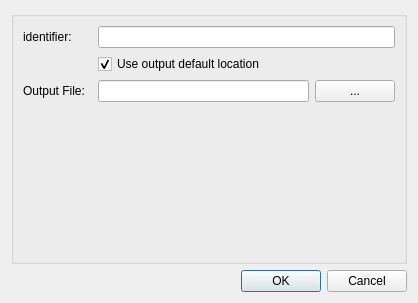
<?xml version="1.0" encoding="UTF-8"?>
<ui version="4.0">
 <class>ConfigureDialog</class>
 <widget class="QDialog" name="ConfigureDialog">
  <property name="geometry">
   <rect>
    <x>0</x>
    <y>0</y>
    <width>418</width>
    <height>303</height>
   </rect>
  </property>
  <property name="windowTitle">
   <string>Configure Dict Serializer</string>
  </property>
  <layout class="QGridLayout" name="gridLayout">
   <item row="2" column="0">
    <widget class="QDialogButtonBox" name="buttonBox">
     <property name="orientation">
      <enum>Qt::Horizontal</enum>
     </property>
     <property name="standardButtons">
      <set>QDialogButtonBox::Cancel|QDialogButtonBox::Ok</set>
     </property>
    </widget>
   </item>
   <item row="1" column="0">
    <widget class="QGroupBox" name="configGroupBox">
     <property name="title">
      <string/>
     </property>
     <layout class="QFormLayout" name="formLayout">
      <item row="0" column="0">
       <widget class="QLabel" name="label0">
        <property name="text">
         <string>identifier:  </string>
        </property>
       </widget>
      </item>
      <item row="0" column="1">
       <widget class="QLineEdit" name="lineEditIdentifier"/>
      </item>
      <item row="1" column="1">
       <widget class="QCheckBox" name="checkBoxDefaultLocation">
        <property name="text">
         <string>Use output default location</string>
        </property>
        <property name="checked">
         <bool>true</bool>
        </property>
       </widget>
      </item>
      <item row="2" column="0">
       <widget class="QLabel" name="label0_2">
        <property name="text">
         <string>Output File:  </string>
        </property>
       </widget>
      </item>
      <item row="2" column="1">
       <layout class="QHBoxLayout" name="horizontalLayout">
        <item>
         <widget class="QLineEdit" name="lineEditOutputLocation"/>
        </item>
        <item>
         <widget class="QPushButton" name="pushButtonOutputLocation">
          <property name="text">
           <string>...</string>
          </property>
         </widget>
        </item>
       </layout>
      </item>
     </layout>
    </widget>
   </item>
  </layout>
 </widget>
 <resources/>
 <connections>
  <connection>
   <sender>buttonBox</sender>
   <signal>accepted()</signal>
   <receiver>ConfigureDialog</receiver>
   <slot>accept()</slot>
   <hints>
    <hint type="sourcelabel">
     <x>208</x>
     <y>284</y>
    </hint>
    <hint type="destinationlabel">
     <x>208</x>
     <y>151</y>
    </hint>
   </hints>
  </connection>
  <connection>
   <sender>buttonBox</sender>
   <signal>rejected()</signal>
   <receiver>ConfigureDialog</receiver>
   <slot>reject()</slot>
   <hints>
    <hint type="sourcelabel">
     <x>208</x>
     <y>284</y>
    </hint>
    <hint type="destinationlabel">
     <x>208</x>
     <y>151</y>
    </hint>
   </hints>
  </connection>
 </connections>
</ui>
